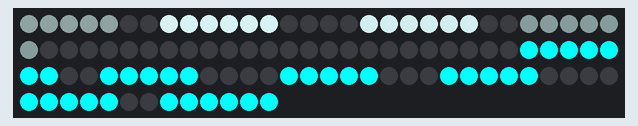
Bench run of a sketch on a simulated Arduino Uno, built with avr-gcc and run on an emulated ATmega328P. Shown: 103 RGB LEDs in strip order, left to right, continuing on the next row.

Above: at 0.16 s.
At 5.63 s:
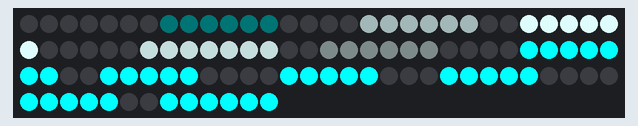
At 11.1 s:
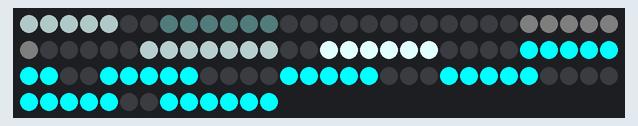
At 15.96 s:
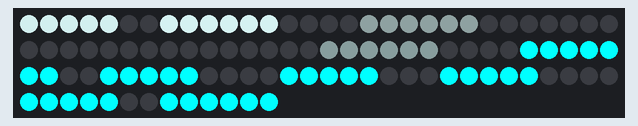
At 21.44 s:
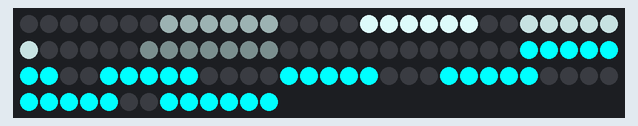
At 36.33 s:
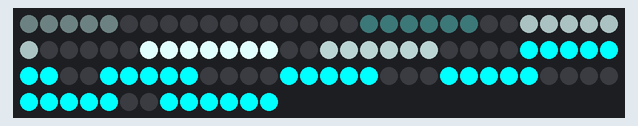

The sketch:

ledLoading.ino
```cpp
#include <Adafruit_NeoPixel.h>

#define PIN 7
#define NUM_SPOKES 12
#define SPOKES_LIT 6

Adafruit_NeoPixel strip = Adafruit_NeoPixel(103, PIN, NEO_GRB + NEO_KHZ800);

int spokes[NUM_SPOKES][2] = {
  { 0, 4 },
  { 7,  12 },
  { 17, 22 },
  { 25, 30},
  { 36, 42 },
  { 45, 50 },
  { 55, 61 },
  { 64, 68 },
  { 73, 77 },
  { 81, 85 },
  { 90, 94 },
  { 97, 102 }
};

void setup() {
  strip.begin();
  strip.show();
}

void loop() {

  setCompletedSpokes(SPOKES_LIT);
  setLoadingSpokes(SPOKES_LIT);

  strip.show();
  delay(5);
}

void setCompletedSpokes(uint16_t number) {
  // loop through number of completed spokes and set them to solid
  // we actually start from spoke 12 and go down so that they fill in
  // clockwise, the same direction of the spinner  for (int i = 0; i < number; i++) {
  for (int i = 0; i < number; i++) {
    int currentSpoke = NUM_SPOKES - 1 - i;
    for (uint16_t j = spokes[currentSpoke][0]; j <= spokes[currentSpoke][1]; j++) {
      strip.setPixelColor(j, 0, 255, 255);
    }
  }
}

void setLoadingSpokes(uint16_t number) {

  // loop through spokes from number-end and set them to a color
  // with brightness determined by a sine wave

  // update time & step variables
  float time = millis() / 100.0;
  float step = TWO_PI / (NUM_SPOKES - number);

  // make 'em pulse
  for (int i = NUM_SPOKES - number - 1; i >= 0; i--) {

    float sinVal = sin(time + step * i);
    float sinNormalized = sinVal / 2 + 0.5;

    // this line "compressess" the sine wave so there's a bigger
    // difference between first/brightest spoke and the last/dimmest one
    sinNormalized = sinNormalized * sinNormalized * sinNormalized;

    float r = sinNormalized * 225;
    float g = sinNormalized * 255;
    float b = sinNormalized * 255;

    for (uint16_t j = spokes[i][0]; j <= spokes[i][1]; j++) {
      strip.setPixelColor(j, r, g, b);
    }

  }
}
```
